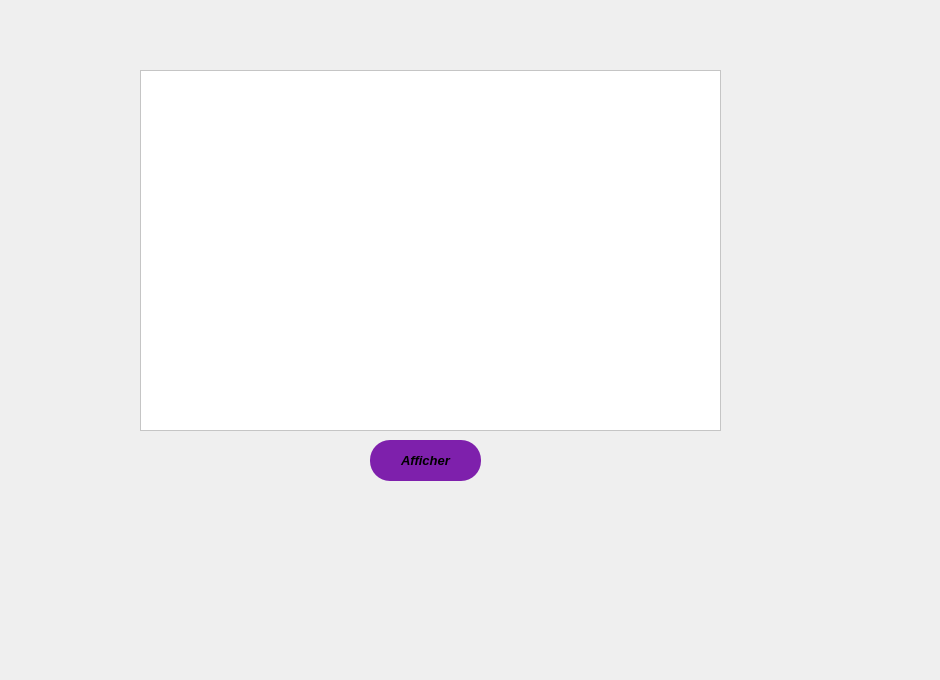
    <widget class="QWidget" name="tab_19">
     <attribute name="title">
      <string>Gestion des salaires</string>
     </attribute>
     <widget class="QLabel" name="label_21">
      <property name="geometry">
       <rect>
        <x>-10</x>
        <y>-100</y>
        <width>931</width>
        <height>671</height>
       </rect>
      </property>
      <property name="text">
       <string/>
      </property>
     </widget>
     <widget class="QPushButton" name="affichersalaire">
      <property name="geometry">
       <rect>
        <x>370</x>
        <y>440</y>
        <width>111</width>
        <height>41</height>
       </rect>
      </property>
      <property name="font">
       <font>
        <pointsize>10</pointsize>
        <weight>75</weight>
        <italic>true</italic>
        <bold>true</bold>
       </font>
      </property>
      <property name="styleSheet">
       <string notr="true">
QPushButton
{
border-radius: 10px 100px / 120px;
background-color: rgb(126, 32, 172);
border-color: rgb(0, 0, 255);
border-radius: 20px;
}
QPushButton:hover
{

border-left:10px solid rgb(255, 255, 255);
color:rgb(255, 255, 255);
}
QPushButton:pressed
{
font: 11pt &quot;Microsoft YaHei&quot;;
}

</string>
      </property>
      <property name="text">
       <string>Afficher</string>
      </property>
     </widget>
     <widget class="QLabel" name="label_11">
      <property name="geometry">
       <rect>
        <x>80</x>
        <y>50</y>
        <width>701</width>
        <height>421</height>
       </rect>
      </property>
      <property name="text">
       <string/>
      </property>
     </widget>
     <widget class="QLabel" name="label_34">
      <property name="geometry">
       <rect>
        <x>10</x>
        <y>20</y>
        <width>911</width>
        <height>561</height>
       </rect>
      </property>
      <property name="text">
       <string/>
      </property>
     </widget>
     <widget class="QLabel" name="label_12">
      <property name="geometry">
       <rect>
        <x>60</x>
        <y>30</y>
        <width>741</width>
        <height>441</height>
       </rect>
      </property>
      <property name="text">
       <string/>
      </property>
     </widget>
     <widget class="QTableView" name="congetable_2">
      <property name="geometry">
       <rect>
        <x>140</x>
        <y>70</y>
        <width>581</width>
        <height>361</height>
       </rect>
      </property>
      <property name="styleSheet">
       <string notr="true">background-color: rgb(255, 255, 255);</string>
      </property>
     </widget>
     <zorder>label_34</zorder>
     <zorder>label_11</zorder>
     <zorder>label_21</zorder>
     <zorder>label_12</zorder>
     <zorder>affichersalaire</zorder>
     <zorder>congetable_2</zorder>
    </widget>
